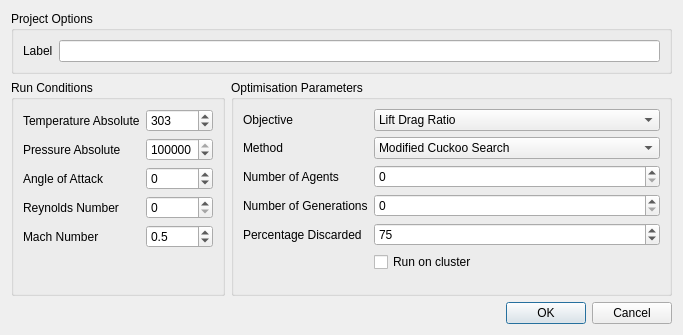
<?xml version="1.0" encoding="UTF-8"?>
<ui version="4.0">
 <class>ConfigSimulationDialog</class>
 <widget class="QDialog" name="ConfigSimulationDialog">
  <property name="geometry">
   <rect>
    <x>0</x>
    <y>0</y>
    <width>683</width>
    <height>335</height>
   </rect>
  </property>
  <property name="sizePolicy">
   <sizepolicy hsizetype="Preferred" vsizetype="Minimum">
    <horstretch>0</horstretch>
    <verstretch>0</verstretch>
   </sizepolicy>
  </property>
  <property name="windowTitle">
   <string>Configure Simulation</string>
  </property>
  <layout class="QVBoxLayout" name="verticalLayout_2">
   <item>
    <layout class="QVBoxLayout" name="verticalLayout">
     <item>
      <widget class="QGroupBox" name="projectOptionBox">
       <property name="sizePolicy">
        <sizepolicy hsizetype="Preferred" vsizetype="Fixed">
         <horstretch>0</horstretch>
         <verstretch>0</verstretch>
        </sizepolicy>
       </property>
       <property name="minimumSize">
        <size>
         <width>0</width>
         <height>0</height>
        </size>
       </property>
       <property name="title">
        <string>Project Options</string>
       </property>
       <layout class="QHBoxLayout" name="horizontalLayout_2">
        <item>
         <widget class="QLabel" name="label_14">
          <property name="sizePolicy">
           <sizepolicy hsizetype="Preferred" vsizetype="Fixed">
            <horstretch>0</horstretch>
            <verstretch>0</verstretch>
           </sizepolicy>
          </property>
          <property name="text">
           <string>Label</string>
          </property>
         </widget>
        </item>
        <item>
         <widget class="QLineEdit" name="label">
          <property name="sizePolicy">
           <sizepolicy hsizetype="MinimumExpanding" vsizetype="Fixed">
            <horstretch>0</horstretch>
            <verstretch>0</verstretch>
           </sizepolicy>
          </property>
         </widget>
        </item>
       </layout>
      </widget>
     </item>
     <item>
      <layout class="QHBoxLayout" name="horizontalLayout">
       <item>
        <widget class="QGroupBox" name="runCondBox">
         <property name="title">
          <string>Run Conditions</string>
         </property>
         <layout class="QFormLayout" name="formLayout">
          <item row="0" column="0">
           <widget class="QLabel" name="label_7">
            <property name="text">
             <string>Temperature Absolute</string>
            </property>
           </widget>
          </item>
          <item row="0" column="1">
           <widget class="QSpinBox" name="temp">
            <property name="sizePolicy">
             <sizepolicy hsizetype="Preferred" vsizetype="Fixed">
              <horstretch>0</horstretch>
              <verstretch>0</verstretch>
             </sizepolicy>
            </property>
            <property name="suffix">
             <string/>
            </property>
            <property name="maximum">
             <number>1000</number>
            </property>
            <property name="value">
             <number>303</number>
            </property>
           </widget>
          </item>
          <item row="1" column="0">
           <widget class="QLabel" name="label_2">
            <property name="text">
             <string>Pressure Absolute</string>
            </property>
           </widget>
          </item>
          <item row="1" column="1">
           <widget class="QSpinBox" name="pressure">
            <property name="maximum">
             <number>200000</number>
            </property>
            <property name="value">
             <number>101325</number>
            </property>
           </widget>
          </item>
          <item row="2" column="0">
           <widget class="QLabel" name="label_3">
            <property name="text">
             <string>Angle of Attack</string>
            </property>
           </widget>
          </item>
          <item row="2" column="1">
           <widget class="QSpinBox" name="angle">
            <property name="minimum">
             <number>-180</number>
            </property>
            <property name="maximum">
             <number>180</number>
            </property>
           </widget>
          </item>
          <item row="3" column="0">
           <widget class="QLabel" name="label_4">
            <property name="text">
             <string>Reynolds Number</string>
            </property>
           </widget>
          </item>
          <item row="3" column="1">
           <widget class="QSpinBox" name="reynolds">
            <property name="maximum">
             <number>1000000000</number>
            </property>
           </widget>
          </item>
          <item row="4" column="0">
           <widget class="QLabel" name="label_5">
            <property name="text">
             <string>Mach Number</string>
            </property>
           </widget>
          </item>
          <item row="4" column="1">
           <widget class="QDoubleSpinBox" name="mach">
            <property name="decimals">
             <number>1</number>
            </property>
            <property name="singleStep">
             <double>0.100000000000000</double>
            </property>
            <property name="value">
             <double>0.500000000000000</double>
            </property>
           </widget>
          </item>
         </layout>
        </widget>
       </item>
       <item>
        <widget class="QGroupBox" name="optimisationParameterBox">
         <property name="title">
          <string>Optimisation Parameters</string>
         </property>
         <layout class="QFormLayout" name="formLayout_2">
          <item row="0" column="0">
           <widget class="QLabel" name="label_12">
            <property name="text">
             <string>Objective</string>
            </property>
           </widget>
          </item>
          <item row="0" column="1">
           <widget class="QComboBox" name="objfunc">
            <property name="sizePolicy">
             <sizepolicy hsizetype="MinimumExpanding" vsizetype="Fixed">
              <horstretch>0</horstretch>
              <verstretch>0</verstretch>
             </sizepolicy>
            </property>
            <item>
             <property name="text">
              <string>Lift Drag Ratio</string>
             </property>
            </item>
            <item>
             <property name="text">
              <string>Maximise Lift</string>
             </property>
            </item>
            <item>
             <property name="text">
              <string>Minimise Drag</string>
             </property>
            </item>
            <item>
             <property name="text">
              <string>Maximise Downforce</string>
             </property>
            </item>
            <item>
             <property name="text">
              <string>Minimise Lift</string>
             </property>
            </item>
           </widget>
          </item>
          <item row="1" column="0">
           <widget class="QLabel" name="label_13">
            <property name="text">
             <string>Method</string>
            </property>
           </widget>
          </item>
          <item row="1" column="1">
           <widget class="QComboBox" name="optmethod">
            <property name="sizePolicy">
             <sizepolicy hsizetype="MinimumExpanding" vsizetype="Fixed">
              <horstretch>0</horstretch>
              <verstretch>0</verstretch>
             </sizepolicy>
            </property>
            <item>
             <property name="text">
              <string>Modified Cuckoo Search</string>
             </property>
            </item>
            <item>
             <property name="text">
              <string>Differential Evolution</string>
             </property>
            </item>
            <item>
             <property name="text">
              <string>Particle Swarm Optimisation</string>
             </property>
            </item>
           </widget>
          </item>
          <item row="2" column="0">
           <widget class="QLabel" name="label_10">
            <property name="sizePolicy">
             <sizepolicy hsizetype="Preferred" vsizetype="Preferred">
              <horstretch>0</horstretch>
              <verstretch>0</verstretch>
             </sizepolicy>
            </property>
            <property name="text">
             <string>Number of Agents</string>
            </property>
           </widget>
          </item>
          <item row="2" column="1">
           <widget class="QSpinBox" name="nnests">
            <property name="sizePolicy">
             <sizepolicy hsizetype="Minimum" vsizetype="Fixed">
              <horstretch>0</horstretch>
              <verstretch>0</verstretch>
             </sizepolicy>
            </property>
           </widget>
          </item>
          <item row="3" column="0">
           <widget class="QLabel" name="label_11">
            <property name="sizePolicy">
             <sizepolicy hsizetype="Preferred" vsizetype="Preferred">
              <horstretch>0</horstretch>
              <verstretch>0</verstretch>
             </sizepolicy>
            </property>
            <property name="text">
             <string>Number of Generations</string>
            </property>
           </widget>
          </item>
          <item row="3" column="1">
           <widget class="QSpinBox" name="ngens">
            <property name="sizePolicy">
             <sizepolicy hsizetype="Minimum" vsizetype="Fixed">
              <horstretch>0</horstretch>
              <verstretch>0</verstretch>
             </sizepolicy>
            </property>
           </widget>
          </item>
          <item row="4" column="0">
           <widget class="QLabel" name="ndiscard_label">
            <property name="sizePolicy">
             <sizepolicy hsizetype="Preferred" vsizetype="Preferred">
              <horstretch>0</horstretch>
              <verstretch>0</verstretch>
             </sizepolicy>
            </property>
            <property name="text">
             <string>Percentage Discarded</string>
            </property>
           </widget>
          </item>
          <item row="4" column="1">
           <widget class="QSpinBox" name="ndiscard">
            <property name="sizePolicy">
             <sizepolicy hsizetype="Minimum" vsizetype="Fixed">
              <horstretch>0</horstretch>
              <verstretch>0</verstretch>
             </sizepolicy>
            </property>
            <property name="maximum">
             <number>100</number>
            </property>
            <property name="value">
             <number>75</number>
            </property>
           </widget>
          </item>
          <item row="5" column="1">
           <widget class="QCheckBox" name="runOnCluster">
            <property name="text">
             <string>Run on cluster</string>
            </property>
           </widget>
          </item>
         </layout>
        </widget>
       </item>
      </layout>
     </item>
    </layout>
   </item>
   <item>
    <widget class="QDialogButtonBox" name="buttonBox">
     <property name="orientation">
      <enum>Qt::Horizontal</enum>
     </property>
     <property name="standardButtons">
      <set>QDialogButtonBox::Cancel|QDialogButtonBox::Ok</set>
     </property>
    </widget>
   </item>
  </layout>
 </widget>
 <tabstops>
  <tabstop>label</tabstop>
  <tabstop>temp</tabstop>
  <tabstop>pressure</tabstop>
  <tabstop>angle</tabstop>
  <tabstop>reynolds</tabstop>
  <tabstop>mach</tabstop>
  <tabstop>objfunc</tabstop>
  <tabstop>optmethod</tabstop>
  <tabstop>nnests</tabstop>
  <tabstop>ngens</tabstop>
  <tabstop>ndiscard</tabstop>
 </tabstops>
 <resources/>
 <connections>
  <connection>
   <sender>buttonBox</sender>
   <signal>accepted()</signal>
   <receiver>ConfigSimulationDialog</receiver>
   <slot>accept()</slot>
   <hints>
    <hint type="sourcelabel">
     <x>248</x>
     <y>254</y>
    </hint>
    <hint type="destinationlabel">
     <x>157</x>
     <y>274</y>
    </hint>
   </hints>
  </connection>
  <connection>
   <sender>buttonBox</sender>
   <signal>rejected()</signal>
   <receiver>ConfigSimulationDialog</receiver>
   <slot>reject()</slot>
   <hints>
    <hint type="sourcelabel">
     <x>316</x>
     <y>260</y>
    </hint>
    <hint type="destinationlabel">
     <x>286</x>
     <y>274</y>
    </hint>
   </hints>
  </connection>
 </connections>
</ui>
